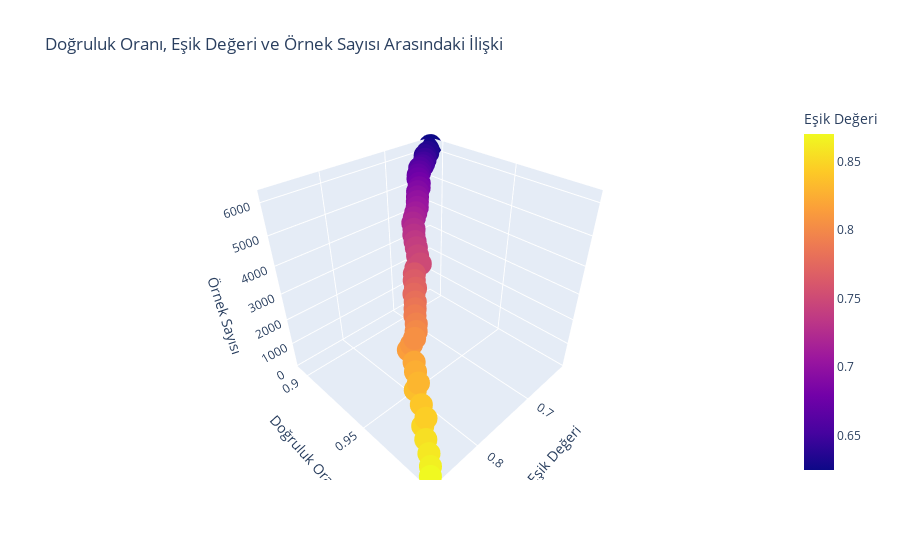

The notebook cell saved with this chart:
### Code cell
import matplotlib.pyplot as plt
import seaborn as sns

sonuclar = yuzdeler(f,test_data,"ENERGY_DEFICIT","target_direction").head(50)


# Doğruluk oranı (Yüzde) ve Eşik (Thresh) değerlerine göre bir çizgi grafiği oluşturma
plt.figure(figsize=(10, 5))
sns.lineplot(x='Thresh', y='Yüzde', data=sonuclar)
plt.title("Doğruluk Oranı vs Eşik Değeri")
plt.xlabel("Eşik Değeri")
plt.ylabel("Doğruluk Oranı")
plt.show()

# Doğruluk oranı (Yüzde) ve Örnek Sayısı (Len) arasındaki ilişkiyi gösteren bir dağılım grafiği oluşturma
plt.figure(figsize=(10, 5))
sns.scatterplot(x='Len', y='Yüzde', data=sonuclar)
plt.title("Doğruluk Oranı vs Örnek Sayısı")
plt.xlabel("Örnek Sayısı")
plt.ylabel("Doğruluk Oranı")
plt.show()

# Doğruluk oranı (Yüzde), Eşik (Thresh) değeri ve Örnek Sayısı (Len) arasındaki 3D ilişkiyi gösteren bir görsel
from mpl_toolkits.mplot3d import Axes3D

fig = plt.figure(figsize=(10, 7))
ax = fig.add_subplot(111, projection='3d')

x = sonuclar['Thresh']
y = sonuclar['Yüzde']
z = sonuclar['Len']

ax.scatter(x, y, z, c='r', marker='o')

ax.set_xlabel("Eşik Değeri")
ax.set_ylabel("Doğruluk Oranı")
ax.set_zlabel("Örnek Sayısı")
plt.title("Doğruluk Oranı, Eşik Değeri ve Örnek Sayısı Arasındaki İlişki")
plt.show()


import plotly.express as px

fig = px.scatter_3d(sonuclar, x='Thresh', y='Yüzde', z='Len', color='Thresh',
                    labels={'Thresh': 'Eşik Değeri', 'Yüzde': 'Doğruluk Oranı', 'Len': 'Örnek Sayısı'},
                    title="Doğruluk Oranı, Eşik Değeri ve Örnek Sayısı Arasındaki İlişki")

fig.show()

### Figure 1 — Plotly figure (JSON) as saved in the notebook; plotly's stock layout.template omitted (floating-point values rounded to 4 significant figures)
{"data": [{"hovertemplate": "Eşik Değeri=%{marker.color}<br>Doğruluk Oranı=%{y}<br>Örnek Sayısı=%{z}<extra></extra>", "legendgroup": "", "marker": {"color": [0.87, 0.865, 0.86, 0.855, 0.85, 0.845, 0.84, 0.835, 0.83, 0.825, 0.82, 0.815, 0.81, 0.805, 0.8, 0.795, 0.79, 0.785, 0.78, 0.775, 0.77, 0.765, 0.76, 0.755, 0.75, 0.745, 0.74, 0.735, 0.73, 0.725, 0.72, 0.715, 0.71, 0.705, 0.7, 0.695, 0.69, 0.685, 0.68, 0.675, 0.67, 0.665, 0.66, 0.655, 0.65, 0.645, 0.64, 0.635, 0.63, 0.625], "coloraxis": "coloraxis", "symbol": "circle"}, "mode": "markers", "name": "", "scene": "scene", "showlegend": false, "type": "scatter3d", "x": [0.87, 0.865, 0.86, 0.855, 0.85, 0.845, 0.84, 0.835, 0.83, 0.825, 0.82, 0.815, 0.81, 0.805, 0.8, 0.795, 0.79, 0.785, 0.78, 0.775, 0.77, 0.765, 0.76, 0.755, 0.75, 0.745, 0.74, 0.735, 0.73, 0.725, 0.72, 0.715, 0.71, 0.705, 0.7, 0.695, 0.69, 0.685, 0.68, 0.675, 0.67, 0.665, 0.66, 0.655, 0.65, 0.645, 0.64, 0.635, 0.63, 0.625], "y": [0.993, 0.991, 0.988, 0.984, 0.98, 0.98, 0.975, 0.969, 0.969, 0.965, 0.962, 0.956, 0.956, 0.956, 0.955, 0.953, 0.95, 0.948, 0.946, 0.943, 0.942, 0.939, 0.937, 0.936, 0.937, 0.933, 0.93, 0.927, 0.924, 0.922, 0.919, 0.918, 0.917, 0.916, 0.914, 0.912, 0.91, 0.909, 0.907, 0.904, 0.902, 0.901, 0.899, 0.899, 0.898, 0.897, 0.895, 0.895, 0.893, 0.893], "z": [142, 328, 580, 828, 1063, 1273, 1460, 1664, 1845, 2015, 2168, 2312, 2442, 2590, 2734, 2867, 2995, 3113, 3226, 3352, 3474, 3597, 3721, 3837, 3957, 4080, 4232, 4325, 4433, 4539, 4642, 4758, 4867, 4990, 5105, 5189, 5289, 5369, 5444, 5516, 5572, 5628, 5693, 5740, 5788, 5871, 5936, 6011, 6075, 6163]}], "layout": {"coloraxis": {"colorbar": {"title": {"text": "Eşik Değeri"}}, "colorscale": [[0, "#0d0887"], [0.1111, "#46039f"], [0.2222, "#7201a8"], [0.3333, "#9c179e"], [0.4444, "#bd3786"], [0.5556, "#d8576b"], [0.6667, "#ed7953"], [0.7778, "#fb9f3a"], [0.8889, "#fdca26"], [1, "#f0f921"]]}, "legend": {"tracegroupgap": 0}, "scene": {"domain": {"x": [0, 1], "y": [0, 1]}, "xaxis": {"title": {"text": "Eşik Değeri"}}, "yaxis": {"title": {"text": "Doğruluk Oranı"}}, "zaxis": {"title": {"text": "Örnek Sayısı"}}}, "title": {"text": "Doğruluk Oranı, Eşik Değeri ve Örnek Sayısı Arasındaki İlişki"}}}
